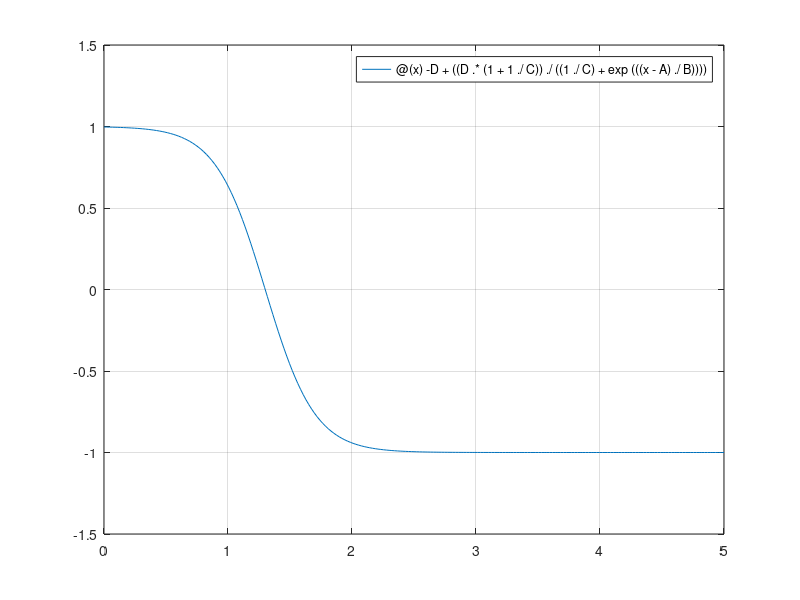

Source code (MATLAB):
A = 1.3;
B = 0.2;
C = 1;
D = 1;

fnc = @(x) -D+((D.*(1+1./C))./((1./C)+exp(((x-A)./B))));

fplot(fnc, [0 5]);
ylim([-1.5 1.5]);
grid on